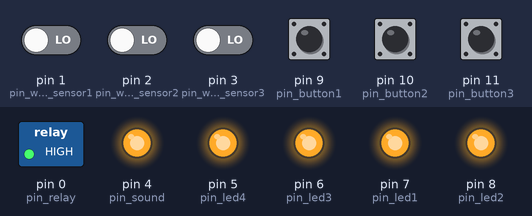
The sketch below on a simulated Arduino Uno, built with avr-gcc and run on an emulated ATmega328P. Shown: switched loads named in the sketch (green lamp = pin HIGH), output pins drawn as LEDs (lit = HIGH). Dashed ring = blinking. Inputs (shaded band) come from the test bench; at power-on: pin 1 (pin_water_sensor1), pin 2 (pin_water_sensor2), pin 3 (pin_water_sensor3), pin 9 (pin_button1), pin 10 (pin_button2), pin 11 (pin_button3) LOW.

Above: at 1.2 s.
1.3 s: pin 9 (pin_button1) pulled HIGH for 0.15 s
At 1.67 s:
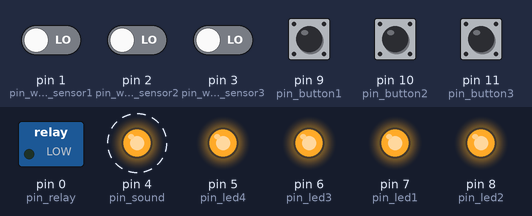
4.3 s: pin 11 (pin_button3) pulled HIGH for 1 s
At 4.7 s:
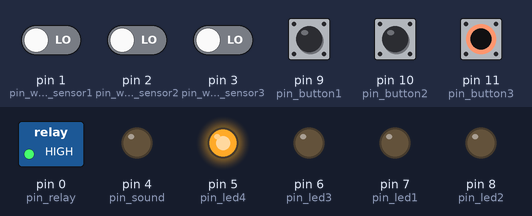
6.8 s: pin 1 (pin_water_sensor1) driven HIGH
At 8.0 s:
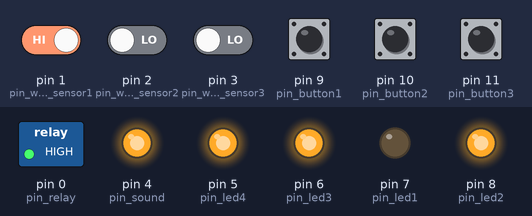
8.3 s: pin 2 (pin_water_sensor2) driven HIGH
At 9.2 s:
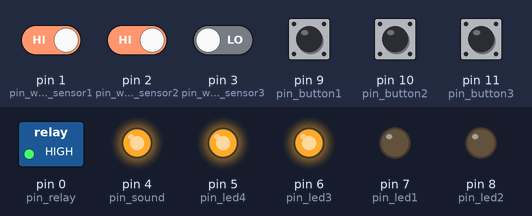
9.8 s: pin 10 (pin_button2) pulled HIGH for 0.15 s
At 10.3 s:
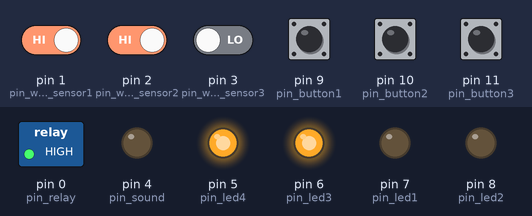
12.8 s: pin 9 (pin_button1) pulled HIGH for 1 s
At 13.17 s:
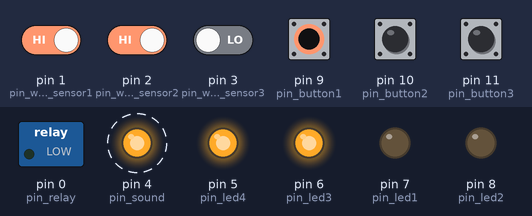
Timing chart, 0 to 15.8 s (numbered marks = the images above; inputs shaded):
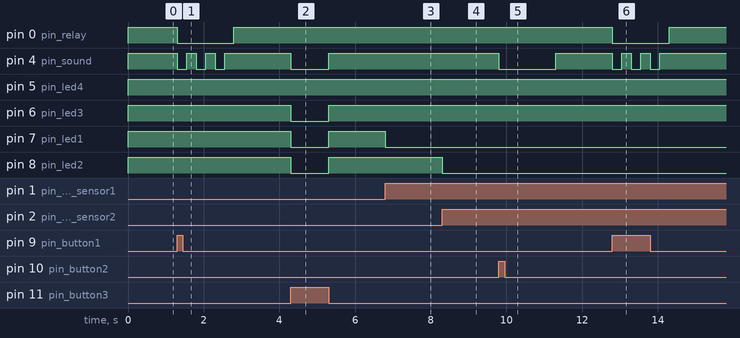

The sketch:

sketch_leaksPreventionSystem.ino
```cpp
#define pin_led1 7 // for WaterSensor1
#define pin_led2 8 // for WaterSensor2
#define pin_led3 6 // for WaterSensor3
#define pin_led4 5
#define pin_sound 4
#define pin_relay 0
#define pin_water_sensor1 1
#define pin_water_sensor2 2
#define pin_water_sensor3 3
#define pin_button1 9  // open valve
#define pin_button2 10 // close valve
#define pin_button3 11 // reset

#define led1_on digitalWrite(pin_led1, HIGH)
#define led2_on digitalWrite(pin_led2, HIGH)
#define led3_on digitalWrite(pin_led3, HIGH)
#define led4_on digitalWrite(pin_led4, HIGH)
#define led1_off digitalWrite(pin_led1, LOW)
#define led2_off digitalWrite(pin_led2, LOW)
#define led3_off digitalWrite(pin_led3, LOW)
#define led4_off digitalWrite(pin_led4, LOW)
#define relay_on digitalWrite(pin_relay, HIGH)
#define relay_off digitalWrite(pin_relay, LOW)
#define sound_on digitalWrite(pin_sound, LOW)
#define sound_off digitalWrite(pin_sound, HIGH)

#define water_sensor_1_state digitalRead(pin_water_sensor1) // 1(0) - off(on)
#define water_sensor_2_state digitalRead(pin_water_sensor2)
#define water_sensor_3_state digitalRead(pin_water_sensor3)
#define button1_state digitalRead(pin_button1)
#define button2_state digitalRead(pin_button2)
#define button3_state digitalRead(pin_button3)

#define OPENED true
#define CLOSED false
bool valveState;

void setup()
{
  valveState = OPENED;

  pinMode(pin_led1, OUTPUT);
  pinMode(pin_led2, OUTPUT);
  pinMode(pin_led3, OUTPUT);
  pinMode(pin_led4, OUTPUT);
  pinMode(pin_sound, OUTPUT);
  pinMode(pin_relay, OUTPUT);
  pinMode(pin_water_sensor1, INPUT);
  pinMode(pin_water_sensor2, INPUT);
  pinMode(pin_water_sensor3, INPUT);
  pinMode(pin_button1, INPUT);
  pinMode(pin_button2, INPUT);
  pinMode(pin_button3, INPUT);

  sound_off;
}

void waterSpilledSoundSignal()
{
  for (int i = 1; i <= 60; i++)
  {
    sound_on;
    delay(500);
    sound_off;
    delay(500);
  }
}

void checkTheSpillOfWater()
{
  if (water_sensor_1_state == 0)
  {
    if (valveState != CLOSED) relay_on;
    led1_on;
    valveState = CLOSED;

    // TODO: start in another thread sound for 1 min
    //waterSpilledSoundSignal();
  }
  else
  {
    led1_off;
  }
  if (water_sensor_2_state == 0)
  {
    if (valveState != CLOSED) relay_on;
    led2_on;
    valveState = CLOSED;

    // TODO: start in another thread sound for 1 min
    //waterSpilledSoundSignal();
  }
  else
  {
    led2_off;
  }
  if (water_sensor_3_state == 0)
  {
    if (valveState != CLOSED) relay_on;
    led3_on;
    valveState = CLOSED;

    // TODO: start in another thread sound for 1 min
    //waterSpilledSoundSignal();
  }
  else
  {
    led3_off;
  }
}

void checkButtonClick()
{
  if (button1_state == 1)
  {
    relay_off;
    valveState = OPENED;

    for (short i = 1; i <= 3; i++)
    {
      sound_on;
      delay(250);
      sound_off;
      delay(250);
    }
  }
  if (button2_state == 1)
  {
    relay_on;
    valveState = CLOSED;

    sound_on;
    delay(1500);
    sound_off;
  }
  if (button3_state == 1)
  {
    led1_off;
    led2_off;
    led3_off;
    sound_off;

    sound_on;
    delay(250);
    sound_off;
  }
}

void checkValveState()
{
  if (valveState)
  {
    led4_off;
  }
  else
  {
    led4_on;
  }
}

void loop()
{
  checkValveState();
  checkTheSpillOfWater();
  checkButtonClick();
}
```

Measured:
- after the input at 1.3 s, pin 0 (pin_relay): HIGH → LOW at once, → HIGH 1.5 s later; pin 4 (pin_sound): alternates HIGH for 0.25 s and LOW for 0.25 s, 6 changes in all, then stays HIGH, starting at once
- after the input at 4.3 s, pin 4 (pin_sound), pin 6 (pin_led3), pin 7 (pin_led1), pin 8 (pin_led2): HIGH → LOW at once, → HIGH 1.0 s later
- after the input at 6.8 s, pin 7 (pin_led1): HIGH → LOW at once
- after the input at 8.3 s, pin 8 (pin_led2): HIGH → LOW at once
- after the input at 9.8 s, pin 4 (pin_sound): HIGH → LOW at once, → HIGH 1.5 s later
- after the input at 12.8 s, pin 0 (pin_relay): HIGH → LOW at once, → HIGH 1.5 s later; pin 4 (pin_sound): alternates HIGH for 0.25 s and LOW for 0.25 s, 6 changes in all, then stays HIGH, starting at once
